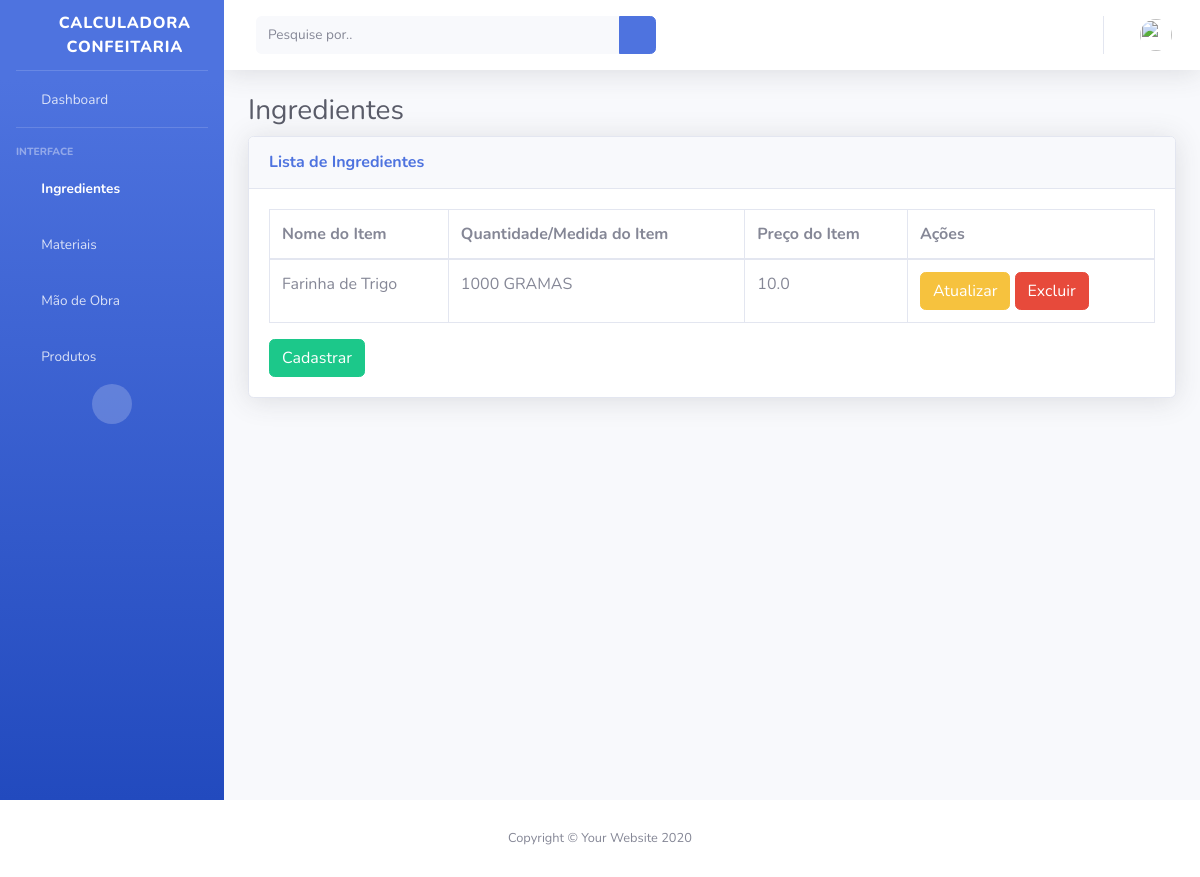
The page /ingredient-list (signed in) on the database its author committed.
### myapp/models.py (models this page shows, shortened)
class Ingredient(models.Model):
    user = models.ForeignKey(CustomUser, blank=True, on_delete=models.CASCADE)
    name = models.CharField(_("Nome do Item:"), db_column='name', max_length=100, blank=False)
    quantity = models.IntegerField(
        _("Quantidade do Pacote:"), db_column='quantity', blank=False)
    measure = models.CharField(_("Medida do Pacote:"), max_length=8, choices=MEASURES_CHOICES)
    price = models.FloatField(_("(R$) Valor do Pacote:"), db_column='price', blank=False)
    class Meta:
        ordering = ["name"]

### myapp/views.py (the view)
# urls.py: path('ingredient-list', views.ingredientList, name='ingredient-list'),
@login_required
def ingredientList(request):
    ingredients = Ingredient.objects.all()
    return render(request, "ingredient-list.html",
                  {'ingredients': ingredients})

### myapp/templates/ingredient-list.html
{% extends "base.html" %}
{% block content %}
<h1 class="h3 mb-2 text-gray-800">Ingredientes</h1>
<div class="card shadow mb-4">
    <div class="card-header py-3">
        <h6 class="m-0 font-weight-bold text-primary">Lista de Ingredientes</h6>
    </div>
    <div class="card-body">
        <div class="table-responsive">
            <table class="table table-bordered" id="dataTable" width=100%" cellspacing="0">
                    <thead>
                        <tr>
                            <th>Nome do Item</th>
                            <th>Quantidade/Medida do Item</th>
                            <th>Preço do Item</th>
                            <th>Ações</th>
                        </tr>
                    </thead>
                    <tbody>
                        {% for ingredient in ingredients %}
                        <tr>
                            <td>{{ ingredient.name }}</td>
                            <td>{{ ingredient.quantity }}{{" "}}{{ ingredient.measure }}</td>
                            <td>{{ ingredient.price }}</td>
                            <td>
                                <a type="button" class="btn btn-warning" href="/ingredient-update/{{ ingredient.id }}">Atualizar</a>
                                <a type="button" class="btn btn-danger" href="/ingredient-delete/{{ ingredient.id }}">Excluir</a>
                            </td>
                        </tr>
                        {% endfor %}
                    </tbody>
            </table>
            <a type="button" class="btn btn-success" href="{%url 'ingredient-create' %}">Cadastrar</a>
        </div>
    </div>
</div>
{% endblock %}

### rows shown on the page
Ingredient: name "Farinha de Trigo", quantity "1000", measure "GRAMAS", price "10.0"
